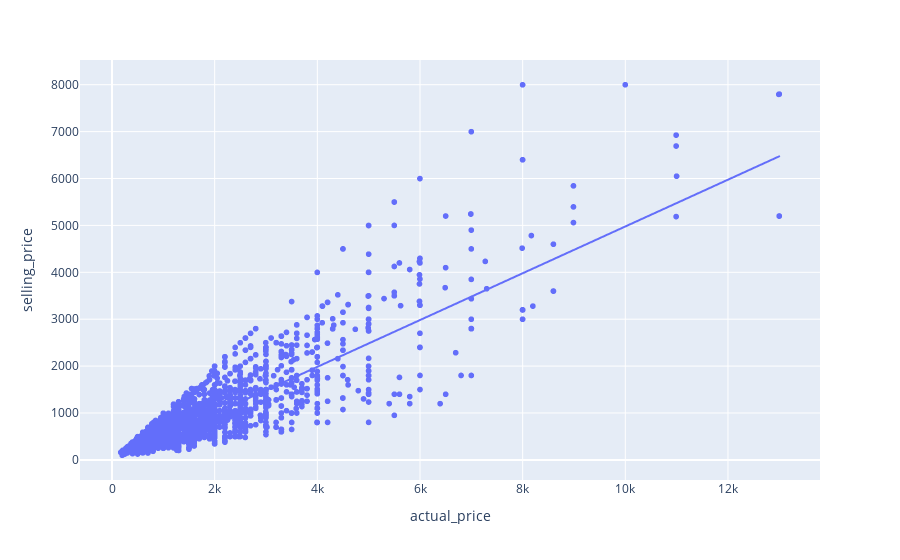

Write notebook code for a chart like this one.
### Code cell
px.scatter(high_selling_price_df, x='actual_price', y='selling_price',
            hover_name='title', trendline='ols')

### Figure 1 — Plotly figure (JSON) as saved in the notebook; plotly's stock layout.template omitted (floating-point values rounded to 4 significant figures; data arrays with more than 128 entries replaced by an {"elided": "..."} marker saying what was removed)
{"data": [{"hovertemplate": "<b>%{hovertext}</b><br><br>actual_price=%{x}<br>selling_price=%{y}<extra></extra>", "hovertext": {"elided": "4579 str values"}, "legendgroup": "", "marker": {"color": "#636efa", "symbol": "circle"}, "mode": "markers", "name": "", "showlegend": false, "type": "scattergl", "x": {"elided": "4579 int values"}, "xaxis": "x", "y": {"elided": "4579 int values"}, "yaxis": "y"}, {"hovertemplate": "<b>OLS trendline</b><br>selling_price = 0.498808 * actual_price + -11.1478<br>R<sup>2</sup>=0.727631<br><br>actual_price=%{x}<br>selling_price=%{y} <b>(trend)</b><extra></extra>", "legendgroup": "", "marker": {"color": "#636efa", "symbol": "circle"}, "mode": "lines", "name": "", "showlegend": false, "type": "scattergl", "x": {"elided": "4427 int values"}, "xaxis": "x", "y": {"elided": "4427 float values"}, "yaxis": "y"}], "layout": {"legend": {"tracegroupgap": 0}, "margin": {"t": 60}, "xaxis": {"anchor": "y", "domain": [0, 1], "title": {"text": "actual_price"}}, "yaxis": {"anchor": "x", "domain": [0, 1], "title": {"text": "selling_price"}}}}
